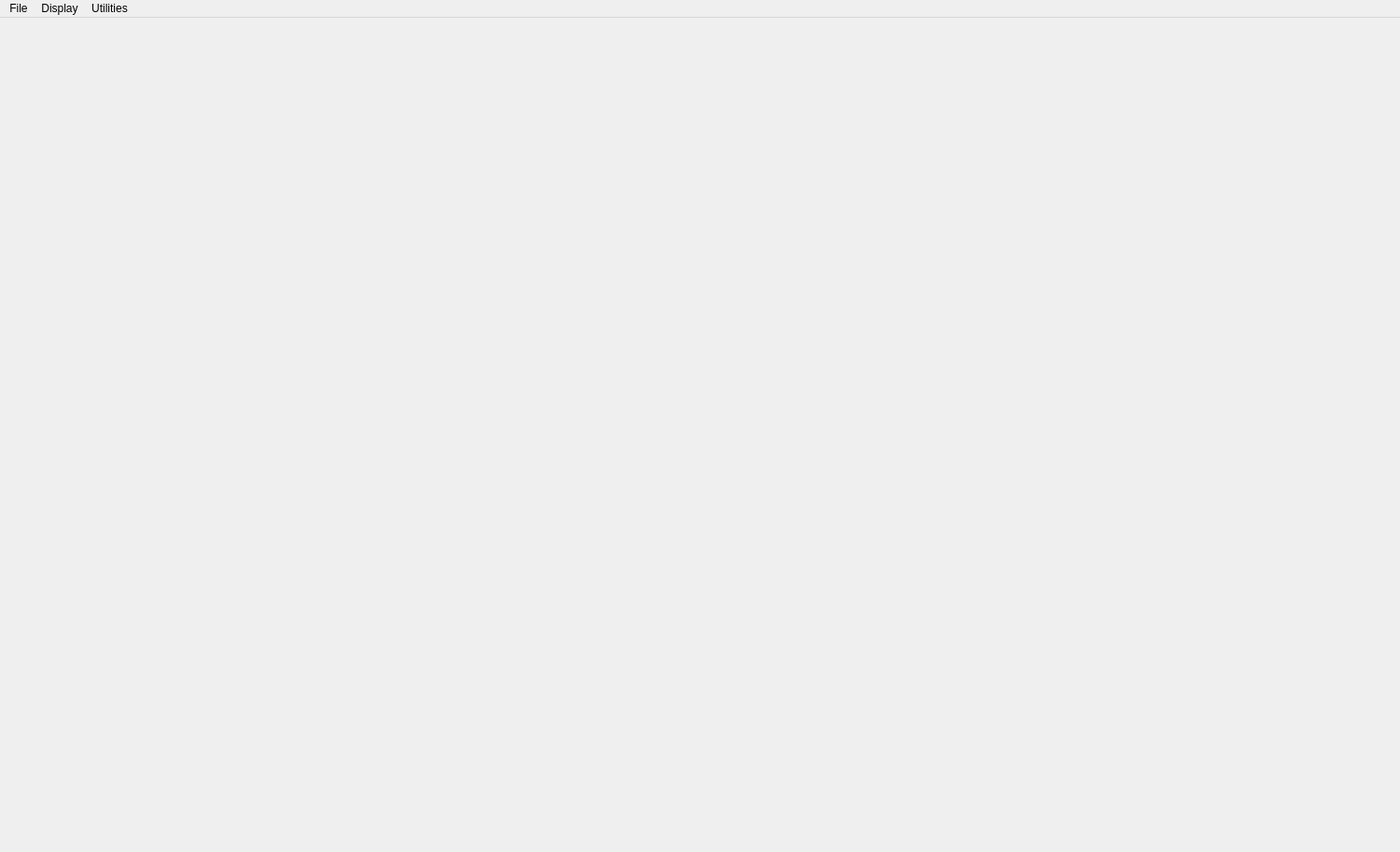
<?xml version="1.0" encoding="UTF-8"?>
<ui version="4.0">
 <class>MainWindow</class>
 <widget class="QMainWindow" name="MainWindow">
  <property name="geometry">
   <rect>
    <x>0</x>
    <y>0</y>
    <width>1500</width>
    <height>913</height>
   </rect>
  </property>
  <property name="windowTitle">
   <string>MainWindow</string>
  </property>
  <widget class="QWidget" name="centralwidget">
   <layout class="QHBoxLayout" name="horizontalLayout">
    <item>
     <widget class="QWidget" name="mplwindow" native="true">
      <property name="enabled">
       <bool>true</bool>
      </property>
      <property name="sizePolicy">
       <sizepolicy hsizetype="Expanding" vsizetype="Preferred">
        <horstretch>0</horstretch>
        <verstretch>0</verstretch>
       </sizepolicy>
      </property>
      <layout class="QVBoxLayout" name="mplvl"/>
     </widget>
    </item>
   </layout>
  </widget>
  <widget class="QMenuBar" name="menubar">
   <property name="geometry">
    <rect>
     <x>0</x>
     <y>0</y>
     <width>1500</width>
     <height>26</height>
    </rect>
   </property>
   <widget class="QMenu" name="menuFile">
    <property name="title">
     <string>File</string>
    </property>
    <addaction name="addData"/>
    <addaction name="saveSTN"/>
    <addaction name="saveDat"/>
    <addaction name="separator"/>
    <addaction name="readBase"/>
    <addaction name="save_base"/>
    <addaction name="separator"/>
    <addaction name="Save_plot"/>
    <addaction name="separator"/>
    <addaction name="geography"/>
    <addaction name="quitAction"/>
   </widget>
   <widget class="QMenu" name="plotMenu">
    <property name="title">
     <string>Display</string>
    </property>
    <addaction name="originalPlot"/>
    <addaction name="actualPlot"/>
    <addaction name="change_file"/>
    <addaction name="join"/>
    <addaction name="separator"/>
    <addaction name="plotLine"/>
    <addaction name="basePlot"/>
    <addaction name="medianPlot"/>
    <addaction name="plotGradient"/>
    <addaction name="plotGeo"/>
    <addaction name="plotGrid"/>
    <addaction name="plotLineaments"/>
    <addaction name="separator"/>
    <addaction name="zoom"/>
    <addaction name="zoom_Out"/>
    <addaction name="zoom_In"/>
    <addaction name="zoom_Initial"/>
    <addaction name="separator"/>
    <addaction name="changeQuantile"/>
    <addaction name="secondLine"/>
   </widget>
   <widget class="QMenu" name="Utilities">
    <property name="title">
     <string>Utilities</string>
    </property>
    <addaction name="originalData"/>
    <addaction name="cleanData"/>
    <addaction name="diurnalCorrection"/>
    <addaction name="medianJustify"/>
    <addaction name="gaussJustify"/>
    <addaction name="interpolate"/>
    <addaction name="fill"/>
    <addaction name="poleReduction"/>
    <addaction name="prolongation"/>
    <addaction name="tiltAngle"/>
    <addaction name="analytic"/>
    <addaction name="lineFFT"/>
    <addaction name="Spector_2D"/>
   </widget>
   <addaction name="menuFile"/>
   <addaction name="plotMenu"/>
   <addaction name="Utilities"/>
  </widget>
  <action name="actionPlot">
   <property name="text">
    <string>Display</string>
   </property>
  </action>
  <action name="actualPlot">
   <property name="enabled">
    <bool>true</bool>
   </property>
   <property name="text">
    <string>Plot treated data</string>
   </property>
   <property name="shortcut">
    <string>T</string>
   </property>
  </action>
  <action name="addData">
   <property name="text">
    <string>Get additional data files</string>
   </property>
   <property name="shortcut">
    <string>Shift+D</string>
   </property>
  </action>
  <action name="quitAction">
   <property name="text">
    <string>Quit</string>
   </property>
   <property name="toolTip">
    <string>Quit app</string>
   </property>
   <property name="shortcut">
    <string>Ctrl+Q</string>
   </property>
  </action>
  <action name="medianPlot">
   <property name="text">
    <string>Plot medians</string>
   </property>
   <property name="shortcut">
    <string>M</string>
   </property>
  </action>
  <action name="distanceGather">
   <property name="text">
    <string>Distance gather</string>
   </property>
   <property name="shortcut">
    <string>D</string>
   </property>
  </action>
  <action name="zoom">
   <property name="enabled">
    <bool>false</bool>
   </property>
   <property name="text">
    <string>Zoom</string>
   </property>
   <property name="shortcut">
    <string>Z</string>
   </property>
  </action>
  <action name="zoom_Out">
   <property name="enabled">
    <bool>false</bool>
   </property>
   <property name="text">
    <string>Zoom out</string>
   </property>
   <property name="shortcut">
    <string>Ctrl+Z</string>
   </property>
  </action>
  <action name="zoom_Initial">
   <property name="enabled">
    <bool>false</bool>
   </property>
   <property name="text">
    <string>Zoom initial</string>
   </property>
   <property name="shortcut">
    <string>Alt+Z</string>
   </property>
  </action>
  <action name="interpolate">
   <property name="text">
    <string>Interpolate</string>
   </property>
   <property name="toolTip">
    <string>Interpolate inside a convexly shaped area</string>
   </property>
   <property name="statusTip">
    <string/>
   </property>
   <property name="shortcut">
    <string>Ctrl+I</string>
   </property>
  </action>
  <action name="medianJustify">
   <property name="text">
    <string>Reduce direction effect by median</string>
   </property>
   <property name="toolTip">
    <string>Reduce direction effect adjusting medians</string>
   </property>
   <property name="shortcut">
    <string>Ctrl+M</string>
   </property>
  </action>
  <action name="StaLta">
   <property name="text">
    <string>STA_LTA</string>
   </property>
   <property name="shortcut">
    <string>Shift+P</string>
   </property>
  </action>
  <action name="PlotPicks">
   <property name="enabled">
    <bool>false</bool>
   </property>
   <property name="text">
    <string>Plot Picks</string>
   </property>
  </action>
  <action name="MovePicks">
   <property name="enabled">
    <bool>false</bool>
   </property>
   <property name="text">
    <string>Move Picks</string>
   </property>
   <property name="shortcut">
    <string>Ctrl+M</string>
   </property>
  </action>
  <action name="ManualPicks">
   <property name="text">
    <string>Manual picks</string>
   </property>
   <property name="shortcut">
    <string>M</string>
   </property>
  </action>
  <action name="FrequencyFilter">
   <property name="text">
    <string>Frequency</string>
   </property>
   <property name="shortcut">
    <string>Ctrl+F</string>
   </property>
  </action>
  <action name="originalDataAll">
   <property name="text">
    <string>Original data all shots</string>
   </property>
   <property name="shortcut">
    <string>Shift+O</string>
   </property>
  </action>
  <action name="erasePicks">
   <property name="text">
    <string>Erase all picks</string>
   </property>
   <property name="shortcut">
    <string>Ctrl+E</string>
   </property>
  </action>
  <action name="TraceSign">
   <property name="text">
    <string>Change trace sign</string>
   </property>
   <property name="toolTip">
    <string>change sign of 1 trace</string>
   </property>
   <property name="shortcut">
    <string>I</string>
   </property>
  </action>
  <action name="ChangeSign">
   <property name="text">
    <string>Change sign</string>
   </property>
   <property name="toolTip">
    <string>change sign of all traces</string>
   </property>
   <property name="shortcut">
    <string>Ctrl+I</string>
   </property>
  </action>
  <action name="readBase">
   <property name="enabled">
    <bool>true</bool>
   </property>
   <property name="text">
    <string>Get base station data</string>
   </property>
   <property name="toolTip">
    <string>Choose base station data file(s)</string>
   </property>
   <property name="shortcut">
    <string>Shift+B</string>
   </property>
  </action>
  <action name="CorrelationPicks">
   <property name="enabled">
    <bool>true</bool>
   </property>
   <property name="text">
    <string>Correlation picks</string>
   </property>
   <property name="toolTip">
    <string>picking by cross correlation</string>
   </property>
   <property name="shortcut">
    <string>Shift+C</string>
   </property>
  </action>
  <action name="AmpPicks">
   <property name="text">
    <string>Amplitude picks</string>
   </property>
   <property name="shortcut">
    <string>Ctrl+A</string>
   </property>
  </action>
  <action name="MuteTrace">
   <property name="text">
    <string>Mute/recover trace</string>
   </property>
   <property name="toolTip">
    <string>Click near trace to be muted or recovered</string>
   </property>
   <property name="shortcut">
    <string>Ctrl+T</string>
   </property>
  </action>
  <action name="PlotCalculatedTimes">
   <property name="checkable">
    <bool>true</bool>
   </property>
   <property name="enabled">
    <bool>false</bool>
   </property>
   <property name="text">
    <string>Plot calculated times </string>
   </property>
   <property name="toolTip">
    <string>Plot calculated travel times</string>
   </property>
  </action>
  <action name="StorePicks">
   <property name="text">
    <string>Store picks</string>
   </property>
   <property name="toolTip">
    <string>Store Picks in file picks.dat</string>
   </property>
   <property name="shortcut">
    <string>Ctrl+S</string>
   </property>
  </action>
  <action name="MuteAir">
   <property name="text">
    <string>Mute air wave</string>
   </property>
   <property name="shortcut">
    <string>A</string>
   </property>
  </action>
  <action name="Air_wave_fk">
   <property name="text">
    <string>Air_wave fk</string>
   </property>
   <property name="toolTip">
    <string>Eliminate air waves by fk-filter</string>
   </property>
   <property name="shortcut">
    <string>Shift+A</string>
   </property>
  </action>
  <action name="MuteBefore">
   <property name="text">
    <string>Mute before line</string>
   </property>
   <property name="toolTip">
    <string>Mute before line drawn</string>
   </property>
   <property name="shortcut">
    <string>L</string>
   </property>
  </action>
  <action name="Vel_filter">
   <property name="text">
    <string>Velocity filter</string>
   </property>
   <property name="toolTip">
    <string>Velocity filter</string>
   </property>
   <property name="shortcut">
    <string>Ctrl+V</string>
   </property>
  </action>
  <action name="Save_Bin">
   <property name="text">
    <string>Save_Binary</string>
   </property>
   <property name="toolTip">
    <string>Save just binary data of all files</string>
   </property>
   <property name="shortcut">
    <string>B</string>
   </property>
  </action>
  <action name="saveSTN">
   <property name="enabled">
    <bool>false</bool>
   </property>
   <property name="text">
    <string>Save magnetic data stn format</string>
   </property>
   <property name="toolTip">
    <string>Save actual data to stn file</string>
   </property>
   <property name="shortcut">
    <string>S</string>
   </property>
  </action>
  <action name="t_Gain">
   <property name="checkable">
    <bool>true</bool>
   </property>
   <property name="text">
    <string>Time gain</string>
   </property>
  </action>
  <action name="d_Gain">
   <property name="checkable">
    <bool>true</bool>
   </property>
   <property name="text">
    <string>Distance gain</string>
   </property>
  </action>
  <action name="Agc">
   <property name="checkable">
    <bool>true</bool>
   </property>
   <property name="text">
    <string>AGC</string>
   </property>
  </action>
  <action name="t_Norm">
   <property name="checkable">
    <bool>true</bool>
   </property>
   <property name="checked">
    <bool>true</bool>
   </property>
   <property name="enabled">
    <bool>false</bool>
   </property>
   <property name="text">
    <string>Trace normalize</string>
   </property>
  </action>
  <action name="MuteAfter">
   <property name="text">
    <string>Mute after line</string>
   </property>
   <property name="shortcut">
    <string>Shift+L</string>
   </property>
  </action>
  <action name="FiltTrace">
   <property name="text">
    <string>Frequency filter single trace</string>
   </property>
  </action>
  <action name="basePlot">
   <property name="enabled">
    <bool>false</bool>
   </property>
   <property name="text">
    <string>Plot base station data</string>
   </property>
   <property name="shortcut">
    <string>B</string>
   </property>
  </action>
  <action name="Save_ASCII">
   <property name="text">
    <string>Save_ASCII</string>
   </property>
  </action>
  <action name="gaussJustify">
   <property name="enabled">
    <bool>false</bool>
   </property>
   <property name="text">
    <string>Reduce direction effect by Gauss</string>
   </property>
   <property name="toolTip">
    <string>Use Gauss transform to eliminate directional effect</string>
   </property>
   <property name="shortcut">
    <string>Ctrl+G</string>
   </property>
  </action>
  <action name="StoreGimli">
   <property name="text">
    <string>Store Gimli format</string>
   </property>
   <property name="toolTip">
    <string>Store Picks in Gimli format (file pics.sgt)</string>
   </property>
  </action>
  <action name="Modelled_arrivals">
   <property name="checkable">
    <bool>true</bool>
   </property>
   <property name="enabled">
    <bool>true</bool>
   </property>
   <property name="text">
    <string>Plot modelled arrivals</string>
   </property>
   <property name="toolTip">
    <string>Plot modelled arrival times on seismograms</string>
   </property>
  </action>
  <action name="Save_plot">
   <property name="text">
    <string>Save Plot</string>
   </property>
   <property name="iconText">
    <string>Save Plot</string>
   </property>
   <property name="shortcut">
    <string>Shift+P</string>
   </property>
  </action>
  <action name="diurnalCorrection">
   <property name="text">
    <string>Apply diurnal correction</string>
   </property>
   <property name="shortcut">
    <string>Ctrl+D</string>
   </property>
  </action>
  <action name="Change_colors">
   <property name="enabled">
    <bool>false</bool>
   </property>
   <property name="text">
    <string>Change colors tomo</string>
   </property>
   <property name="toolTip">
    <string>Change color scale and depth limit after tomography</string>
   </property>
   <property name="shortcut">
    <string>C</string>
   </property>
  </action>
  <action name="Uncertainty_change">
   <property name="text">
    <string>Uncertainty change</string>
   </property>
   <property name="shortcut">
    <string>Shift+U</string>
   </property>
  </action>
  <action name="zoom_In">
   <property name="enabled">
    <bool>false</bool>
   </property>
   <property name="text">
    <string>Zoom in</string>
   </property>
   <property name="toolTip">
    <string>zoom into next higher zoom</string>
   </property>
   <property name="shortcut">
    <string>Shift+Z</string>
   </property>
  </action>
  <action name="originalPlot">
   <property name="text">
    <string>Plot original data</string>
   </property>
   <property name="shortcut">
    <string>O</string>
   </property>
  </action>
  <action name="fill">
   <property name="enabled">
    <bool>false</bool>
   </property>
   <property name="text">
    <string>Fill rectangle</string>
   </property>
   <property name="toolTip">
    <string>Fill nans by extrapolation with inverse squarde distance weighting</string>
   </property>
   <property name="shortcut">
    <string>Ctrl+F</string>
   </property>
  </action>
  <action name="Animation">
   <property name="text">
    <string>Wave animation</string>
   </property>
   <property name="shortcut">
    <string>W</string>
   </property>
  </action>
  <action name="Save_SEG2">
   <property name="text">
    <string>Save SEG2</string>
   </property>
   <property name="statusTip">
    <string>Sae file(s) in SEG2 Format</string>
   </property>
   <property name="shortcut">
    <string>2</string>
   </property>
  </action>
  <action name="Attenuation">
   <property name="text">
    <string>Attenuation</string>
   </property>
   <property name="shortcut">
    <string>Q</string>
   </property>
  </action>
  <action name="plotAllPicks">
   <property name="text">
    <string>Plot all picks</string>
   </property>
   <property name="shortcut">
    <string>Alt+P</string>
   </property>
  </action>
  <action name="Save_headers">
   <property name="text">
    <string>Save headers</string>
   </property>
   <property name="toolTip">
    <string>Save headers of each data file to ASCII file</string>
   </property>
   <property name="shortcut">
    <string>H</string>
   </property>
  </action>
  <action name="component">
   <property name="enabled">
    <bool>false</bool>
   </property>
   <property name="text">
    <string>Choose component</string>
   </property>
   <property name="toolTip">
    <string>Choose geophone component to be plotted</string>
   </property>
   <property name="shortcut">
    <string>G</string>
   </property>
  </action>
  <action name="Pseudo_velocity">
   <property name="enabled">
    <bool>false</bool>
   </property>
   <property name="text">
    <string>Pseudo-velocities</string>
   </property>
   <property name="toolTip">
    <string>Plot pseudo-velocity profile</string>
   </property>
   <property name="shortcut">
    <string>V</string>
   </property>
  </action>
  <action name="phaseAngles">
   <property name="checkable">
    <bool>true</bool>
   </property>
   <property name="enabled">
    <bool>false</bool>
   </property>
   <property name="text">
    <string>Phase-angles</string>
   </property>
   <property name="toolTip">
    <string>Phase-angles for 2C or 3C data</string>
   </property>
  </action>
  <action name="poleReduction">
   <property name="enabled">
    <bool>false</bool>
   </property>
   <property name="text">
    <string>Pole reduction</string>
   </property>
   <property name="toolTip">
    <string>Reduce anomalies to magnetic pole</string>
   </property>
   <property name="shortcut">
    <string>Ctrl+P</string>
   </property>
  </action>
  <action name="originalData">
   <property name="text">
    <string>Restart with original data</string>
   </property>
   <property name="toolTip">
    <string>Restart data treatment at scratch</string>
   </property>
   <property name="shortcut">
    <string>Ctrl+R</string>
   </property>
  </action>
  <action name="cleanData">
   <property name="text">
    <string>Clean data</string>
   </property>
   <property name="shortcut">
    <string>Ctrl+K</string>
   </property>
  </action>
  <action name="changeQuantile">
   <property name="text">
    <string>Change color scale</string>
   </property>
   <property name="toolTip">
    <string>Change quantile for plotting color scale</string>
   </property>
   <property name="shortcut">
    <string>Q</string>
   </property>
  </action>
  <action name="plotLine">
   <property name="text">
    <string>Plot single Line</string>
   </property>
   <property name="shortcut">
    <string>L</string>
   </property>
  </action>
  <action name="saveDat">
   <property name="text">
    <string>Save .dat format</string>
   </property>
   <property name="shortcut">
    <string>F</string>
   </property>
  </action>
  <action name="lineFFT">
   <property name="enabled">
    <bool>false</bool>
   </property>
   <property name="text">
    <string>Spector 1D</string>
   </property>
   <property name="shortcut">
    <string>Shift+F</string>
   </property>
  </action>
  <action name="save_base">
   <property name="text">
    <string>Save base data</string>
   </property>
   <property name="toolTip">
    <string>Save base station data</string>
   </property>
   <property name="shortcut">
    <string>Ctrl+B</string>
   </property>
  </action>
  <action name="plotGradient">
   <property name="checkable">
    <bool>true</bool>
   </property>
   <property name="checked">
    <bool>false</bool>
   </property>
   <property name="text">
    <string>Plot gradient</string>
   </property>
   <property name="shortcut">
    <string>G</string>
   </property>
  </action>
  <action name="tiltAngle">
   <property name="enabled">
    <bool>false</bool>
   </property>
   <property name="text">
    <string>Tilt angle</string>
   </property>
   <property name="toolTip">
    <string>Caclulate tilt angle</string>
   </property>
   <property name="shortcut">
    <string>Ctrl+T</string>
   </property>
  </action>
  <action name="secondLine">
   <property name="text">
    <string>Every second line</string>
   </property>
   <property name="shortcut">
    <string>2</string>
   </property>
  </action>
  <action name="prolongation">
   <property name="enabled">
    <bool>false</bool>
   </property>
   <property name="text">
    <string>Upward continuation</string>
   </property>
   <property name="shortcut">
    <string>Ctrl+U</string>
   </property>
  </action>
  <action name="analytic">
   <property name="enabled">
    <bool>false</bool>
   </property>
   <property name="text">
    <string>Analytic signal</string>
   </property>
   <property name="shortcut">
    <string>Ctrl+H</string>
   </property>
  </action>
  <action name="geography">
   <property name="text">
    <string>Get geography data</string>
   </property>
   <property name="shortcut">
    <string>Shift+G</string>
   </property>
  </action>
  <action name="plotGeo">
   <property name="checkable">
    <bool>true</bool>
   </property>
   <property name="checked">
    <bool>true</bool>
   </property>
   <property name="enabled">
    <bool>false</bool>
   </property>
   <property name="text">
    <string>Plot geography</string>
   </property>
   <property name="toolTip">
    <string>Plot geography information</string>
   </property>
   <property name="shortcut">
    <string>Ctrl+G</string>
   </property>
  </action>
  <action name="plotGrid">
   <property name="checkable">
    <bool>true</bool>
   </property>
   <property name="checked">
    <bool>true</bool>
   </property>
   <property name="text">
    <string>Plot grid</string>
   </property>
   <property name="shortcut">
    <string>X</string>
   </property>
  </action>
  <action name="plotLineaments">
   <property name="checkable">
    <bool>true</bool>
   </property>
   <property name="checked">
    <bool>true</bool>
   </property>
   <property name="enabled">
    <bool>false</bool>
   </property>
   <property name="text">
    <string>Plot lineaments</string>
   </property>
   <property name="shortcut">
    <string>Shift+L</string>
   </property>
  </action>
  <action name="Spector_2D">
   <property name="enabled">
    <bool>false</bool>
   </property>
   <property name="text">
    <string>Spector 2D</string>
   </property>
   <property name="shortcut">
    <string>Alt+F</string>
   </property>
  </action>
  <action name="change_file">
   <property name="enabled">
    <bool>false</bool>
   </property>
   <property name="text">
    <string>Change data file</string>
   </property>
   <property name="shortcut">
    <string>D</string>
   </property>
  </action>
  <action name="join">
   <property name="enabled">
    <bool>false</bool>
   </property>
   <property name="text">
    <string>Join data sets</string>
   </property>
   <property name="shortcut">
    <string>J</string>
   </property>
  </action>
  <action name="adjust">
   <property name="enabled">
    <bool>false</bool>
   </property>
   <property name="text">
    <string>Adjust block differences</string>
   </property>
   <property name="shortcut">
    <string>Ctrl+A</string>
   </property>
  </action>
 </widget>
 <resources/>
 <connections/>
</ui>
